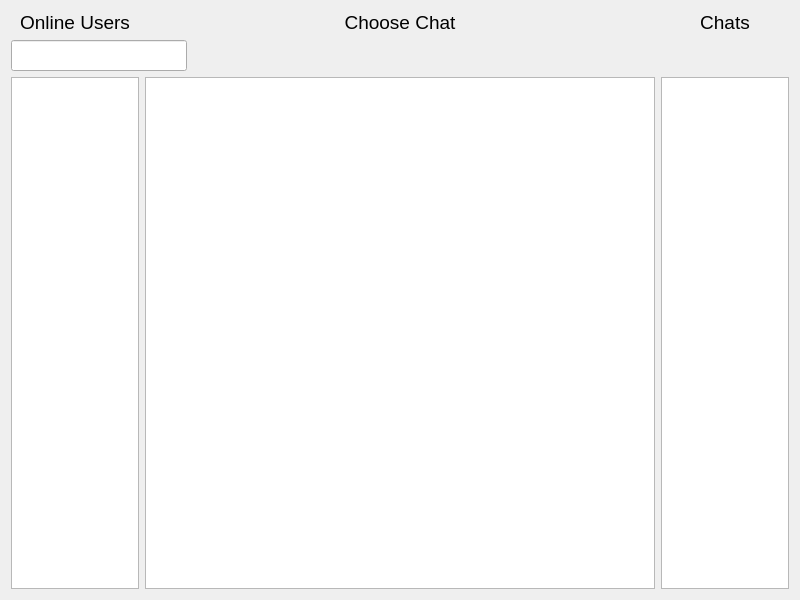
<?xml version="1.0" encoding="UTF-8"?>
<ui version="4.0">
 <class>Server</class>
 <widget class="QWidget" name="Server">
  <property name="geometry">
   <rect>
    <x>0</x>
    <y>0</y>
    <width>800</width>
    <height>600</height>
   </rect>
  </property>
  <property name="font">
   <font>
    <pointsize>14</pointsize>
   </font>
  </property>
  <property name="windowTitle">
   <string>Server</string>
  </property>
  <layout class="QVBoxLayout" name="verticalLayout">
   <item>
    <layout class="QHBoxLayout" name="horizontalLayout">
     <item>
      <widget class="QLabel" name="onlineUsersLabel">
       <property name="sizePolicy">
        <sizepolicy hsizetype="Preferred" vsizetype="Preferred">
         <horstretch>1</horstretch>
         <verstretch>0</verstretch>
        </sizepolicy>
       </property>
       <property name="text">
        <string>Online Users</string>
       </property>
       <property name="alignment">
        <set>Qt::AlignCenter</set>
       </property>
      </widget>
     </item>
     <item>
      <widget class="QLabel" name="currChatLabel">
       <property name="sizePolicy">
        <sizepolicy hsizetype="Preferred" vsizetype="Preferred">
         <horstretch>4</horstretch>
         <verstretch>0</verstretch>
        </sizepolicy>
       </property>
       <property name="text">
        <string>Choose Chat</string>
       </property>
       <property name="alignment">
        <set>Qt::AlignCenter</set>
       </property>
      </widget>
     </item>
     <item>
      <widget class="QLabel" name="chatsLabel">
       <property name="sizePolicy">
        <sizepolicy hsizetype="Preferred" vsizetype="Preferred">
         <horstretch>1</horstretch>
         <verstretch>0</verstretch>
        </sizepolicy>
       </property>
       <property name="text">
        <string>Chats</string>
       </property>
       <property name="alignment">
        <set>Qt::AlignCenter</set>
       </property>
      </widget>
     </item>
    </layout>
   </item>
   <item>
    <layout class="QHBoxLayout" name="horizontalLayout_3">
     <item>
      <widget class="QLineEdit" name="findUserLineEdit">
       <property name="sizePolicy">
        <sizepolicy hsizetype="Minimum" vsizetype="Fixed">
         <horstretch>0</horstretch>
         <verstretch>0</verstretch>
        </sizepolicy>
       </property>
      </widget>
     </item>
     <item>
      <spacer name="horizontalSpacer">
       <property name="orientation">
        <enum>Qt::Horizontal</enum>
       </property>
       <property name="sizeHint" stdset="0">
        <size>
         <width>40</width>
         <height>20</height>
        </size>
       </property>
      </spacer>
     </item>
    </layout>
   </item>
   <item>
    <layout class="QHBoxLayout" name="horizontalLayout_2">
     <item>
      <widget class="QListWidget" name="onlineUsersListWidget">
       <property name="sizePolicy">
        <sizepolicy hsizetype="Expanding" vsizetype="Expanding">
         <horstretch>1</horstretch>
         <verstretch>0</verstretch>
        </sizepolicy>
       </property>
      </widget>
     </item>
     <item>
      <widget class="QTextBrowser" name="textBrowser">
       <property name="sizePolicy">
        <sizepolicy hsizetype="Expanding" vsizetype="Expanding">
         <horstretch>4</horstretch>
         <verstretch>0</verstretch>
        </sizepolicy>
       </property>
      </widget>
     </item>
     <item>
      <widget class="QListWidget" name="chatsListWidget">
       <property name="sizePolicy">
        <sizepolicy hsizetype="Expanding" vsizetype="Expanding">
         <horstretch>1</horstretch>
         <verstretch>0</verstretch>
        </sizepolicy>
       </property>
      </widget>
     </item>
    </layout>
   </item>
  </layout>
 </widget>
 <resources/>
 <connections/>
</ui>
